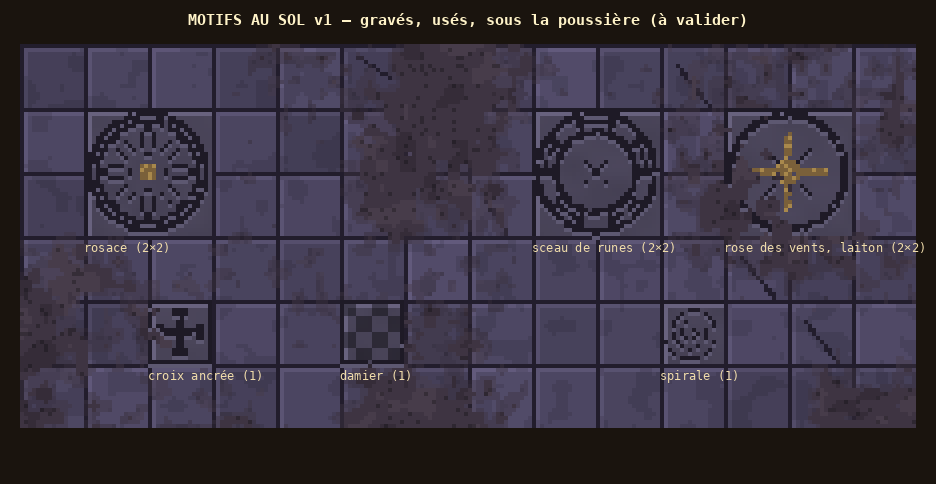

Write the Python code that produced this figure.
"""Motifs au sol, v1 (Thomas, 2026-11-11 : « Propose des motifs qu'on peut mettre dans le sol aléatoirement. Rosace ou
autre »).

Des dalles gravées ou incrustées, posées au hasard dans le sol B (validé), usées et à moitié mangées par la même
poussière que le sol : on les DEVINE, elles ne crient pas. Six propositions, de 1 ou 2 × 2 cases. Purement décoratives
(on marche dessus). Écrit art/motifs_sol_v1.png. Lancer depuis la racine du dépôt.
"""
import os, sys, math
sys.path.insert(0, os.path.dirname(os.path.abspath(__file__)))
import numpy as np
from PIL import Image, ImageDraw
from pix import hash2, fbm, value_noise, grid, to_img, up, font
from sols_v1 import floor_b

GROOVE = np.array((30, 26, 38))       # trait gravé (creux sombre)
LIP = np.array((104, 98, 126))        # arête claire du trait
INLAY = np.array((122, 96, 58))       # incrustation de laiton terni
INLAY_HI = np.array((168, 136, 76))
STONE_LIGHT = np.array((86, 80, 104))  # dalle plus claire du motif


def stamp(base, xs, ys, ox, oy, size, draw):
    """Grave un motif (fonction `draw(u, v)` → 0 rien, 1 creux, 2 laiton, 3 dalle claire) dans un carré de `size` pixels
    en (ox, oy). Usure : la poussière du sol B recouvre une partie du motif, et le trait se perd par endroits."""
    out = base.copy()
    dust = fbm(xs, ys, 36, 51, 2) + 0.2 * (value_noise(xs, ys, 3, 52) - 0.5)
    # Une seule grande dalle sous le motif (pas de joints qui le coupent), un peu plus claire, avec son joint autour ;
    # la poussière la recouvre un peu sur les bords.
    for y in range(size):
        for x in range(size):
            px, py = ox + x, oy + y
            if dust[py, px] < 0.36:
                continue
            edge = x == 0 or y == 0
            tint = 0.95 + 0.1 * float(value_noise(px, py, 6, 79))
            out[py, px] = (STONE_LIGHT * 0.85 * tint) if not edge else (30, 26, 38)
            if (x == 1 or y == 1) and not edge:
                out[py, px] = LIP
    for y in range(size):
        for x in range(size):
            px, py = ox + x, oy + y
            u, v = (x + 0.5) / size * 2 - 1, (y + 0.5) / size * 2 - 1
            k = draw(u, v)
            if not k:
                continue
            worn = dust[py, px] < 0.36 or hash2(px, py, 77) > 0.94
            if worn and k not in (3, 4):
                continue
            if k == 3:
                out[py, px] = out[py, px] * 0.5 + STONE_LIGHT * 0.5
            elif k == 4:
                out[py, px] = out[py, px] * 0.62
            elif k == 1:
                out[py, px] = GROOVE
                if py + 1 < out.shape[0]:
                    out[py + 1, px] = np.maximum(out[py + 1, px], LIP * 0.9)
            else:
                out[py, px] = INLAY_HI if hash2(px, py, 78) > 0.75 else INLAY
    return out


def ring(r, w):
    return lambda u, v: abs(math.hypot(u, v) - r) < w


def rosace(u, v):
    """Rosace : huit pétales en amande autour d'un cœur de laiton, dans un double cercle."""
    r, a = math.hypot(u, v), math.atan2(v, u)
    if abs(r - 0.9) < 0.05 or abs(r - 0.78) < 0.04:
        return 1
    if r < 0.14:
        return 2
    if r < 0.74:
        # Pétale : contour d'une amande le long de chaque direction (8 directions).
        k = (a / (math.pi / 4)) % 1.0
        d = min(k, 1 - k)  # 0 au milieu du pétale, 0,5 entre deux pétales
        width = 0.5 * math.sin(math.pi * min(1.0, max(0.0, (r - 0.16) / 0.58)))
        if abs(d - width * 0.5) < 0.05 and r > 0.18:
            return 1
    return 0


def boussole(u, v):
    """Étoile à quatre branches (rose des vents) en laiton, dans un cercle gravé."""
    r = math.hypot(u, v)
    if abs(r - 0.9) < 0.06:
        return 1
    au, av = abs(u), abs(v)
    if (au < 0.12 * (1 - av / 0.85) and av < 0.85) or (av < 0.12 * (1 - au / 0.85) and au < 0.85):
        return 2
    if abs(au - av) < 0.05 and r < 0.5:
        return 1
    return 0


def runes(u, v):
    """Cercle de runes : deux anneaux et de petits signes entre eux (sceau oublié)."""
    r, a = math.hypot(u, v), math.atan2(v, u)
    if abs(r - 0.92) < 0.05 or abs(r - 0.62) < 0.05:
        return 1
    if 0.68 < r < 0.86:
        seg = (a + math.pi) / (2 * math.pi) * 10
        if abs(seg - round(seg)) < 0.1 or (int(seg) % 2 == 0 and abs(r - 0.77) < 0.03):
            return 1
    if r < 0.3 and abs(abs(u) - abs(v)) < 0.05:
        return 1
    return 0


def damier(u, v):
    """Petit damier de dalles claires et sombres, bordé (une seule case)."""
    if max(abs(u), abs(v)) > 0.88:
        return 1
    return 4 if (int((u + 1) * 2) + int((v + 1) * 2)) % 2 == 0 else 0


def croix(u, v):
    """Croix ancrée (aux bouts élargis) dans un carré : marque de chapelle ou de tombe."""
    au, av = abs(u), abs(v)
    if max(au, av) > 0.86 and max(au, av) < 0.94:
        return 1
    if (au < 0.12 and av < 0.7) or (av < 0.12 and au < 0.7):
        return 1
    if (0.55 < av < 0.7 and au < 0.3) or (0.55 < au < 0.7 and av < 0.3):
        return 1
    return 0


def spirale(u, v):
    """Spirale gravée (labyrinthe ancien)."""
    r, a = math.hypot(u, v), math.atan2(v, u)
    if r > 0.92:
        return 0
    t = (r / 0.9) * 3.0 - (a + math.pi) / (2 * math.pi)
    return 1 if abs(t - round(t)) < 0.12 and r > 0.08 else 0


MOTIFS = [
    ("rosace (2×2)", rosace, 32),
    ("rose des vents, laiton (2×2)", boussole, 32),
    ("sceau de runes (2×2)", runes, 32),
    ("croix ancrée (1)", croix, 16),
    ("damier (1)", damier, 16),
    ("spirale (1)", spirale, 16),
]

if __name__ == "__main__":
    T = 16
    W, H = 14 * T, 6 * T
    xs, ys = grid(W, H)
    base = floor_b(xs, ys)
    spots = [(1, 1), (11, 1), (8, 1), (2, 4), (5, 4), (10, 4)]
    for (cx, cy), (label, fn, size) in zip(spots, MOTIFS):
        base = stamp(base, xs, ys, cx * T, cy * T, size, fn)
    S = 4
    big = up(to_img(base), S)
    sheet = Image.new("RGB", (big.width + 40, 60 + big.height + 40), (26, 20, 14))
    d = ImageDraw.Draw(sheet)
    d.text((sheet.width // 2, 20), "MOTIFS AU SOL v1 — gravés, usés, sous la poussière (à valider)", fill=(255, 243, 200), font=font(15), anchor="mm")
    sheet.paste(big, (20, 44))
    for (cx, cy), (label, fn, size) in zip(spots, MOTIFS):
        d.text((20 + cx * T * S, 44 + (cy * T + size) * S + 4), label, fill=(240, 220, 170), font=font(12, False))
    sheet.save("art/motifs_sol_v1.png")
    print(sheet.size)
